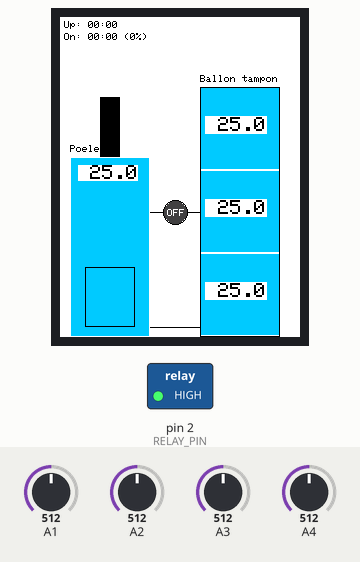
Simulated run of this program. Board: Arduino Uno, built with avr-gcc and run on an emulated ATmega328P. Parts: 240×320 colour display, switched loads named in the program (green lamp = pin HIGH). The test bench sets the inputs (shaded band); at power-on: A1 = 512, A2 = 512, A4 = 512, A3 = 512.

Above: at 1.5 s.
1.6 s: A1 set to 90
At 2.8 s:
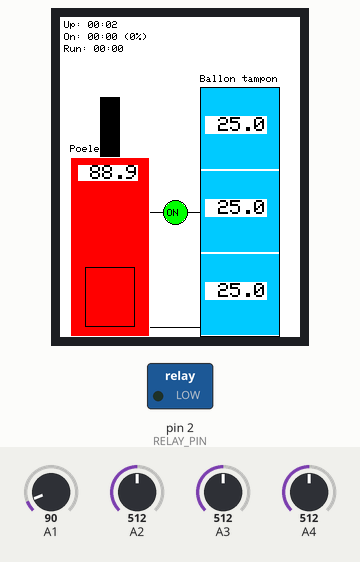
4.6 s: A2 set to 716
At 5.5 s:
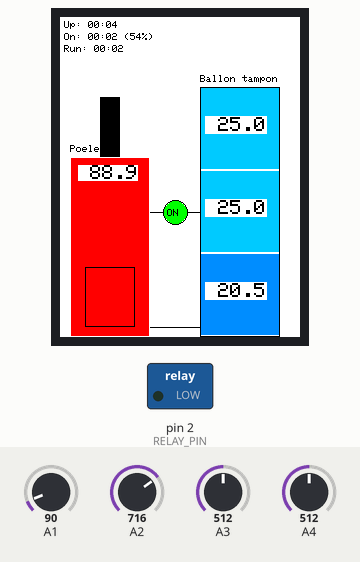
7.6 s: A4 set to 716
At 8.2 s:
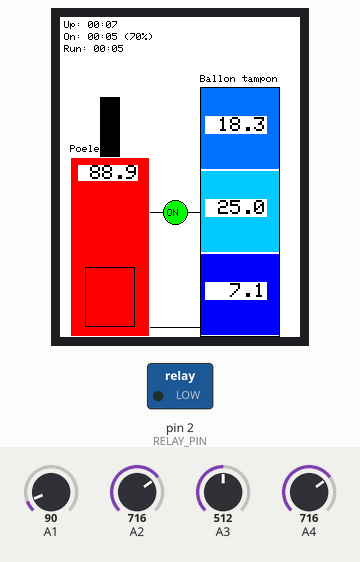
10.6 s: A1 set to 110
At 12.2 s:
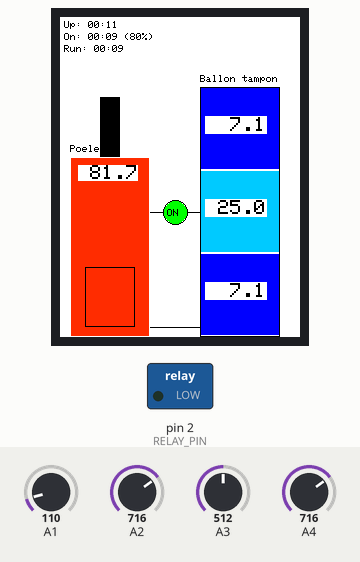
13.6 s: A4 set to 695
At 14.3 s:
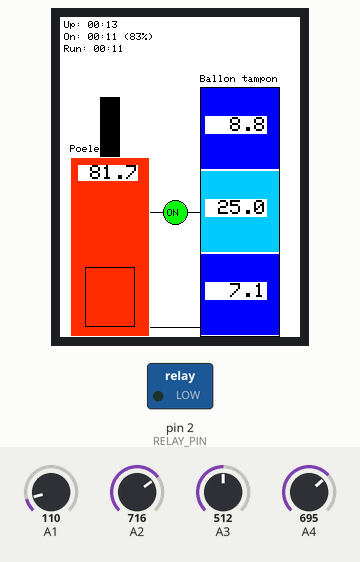
15.9 s: A4 set to 680
At 17.0 s:
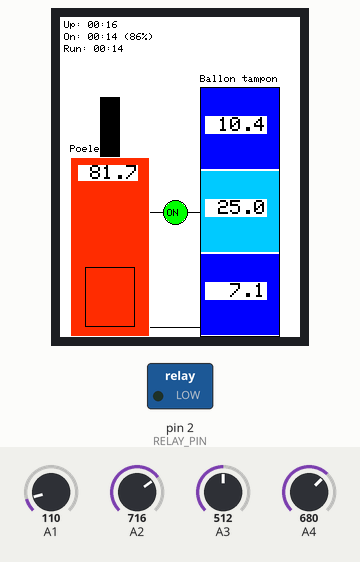
Timing chart, 0 to 18.9 s (numbered marks = the images above; inputs shaded):
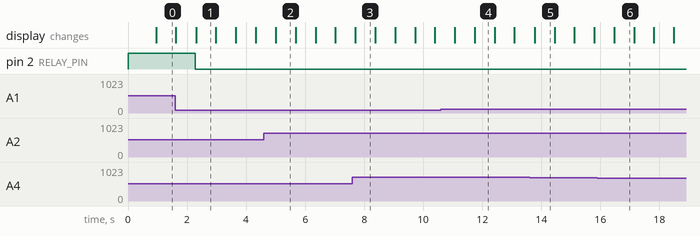

Measured:
- the behaviour switches between 681 and 680 on A4 (found by bisection; images 5 and 6)
- after the input at 1.6 s, pin 2 (RELAY_PIN): HIGH → LOW after 0.67 s; the display: first differs from a run without the input after 0.71 s (image 1)
- after the input at 4.6 s, the display: changes after 0.40 s (image 2)
- after the input at 7.6 s, the display: changes after 0.10 s (image 3)
- after the input at 10.6 s, the display: first differs from a run without the input after 1.1 s (image 4)
- after the input at 15.9 s, the display: changes after 0.57 s (image 6)
- what the display in image 2 shows lasts 0.7 s, from 5.0 s to 5.7 s

The program:

main.cpp
```cpp
#include <Arduino.h>
#include <math.h>
#include <SPI.h>
#include <Adafruit_GFX.h>
#include <Adafruit_ST7789.h>

// --- Pins capteurs ---
#define TEMPERATURE_SENSOR_STOVE               A1
#define TEMPERATURE_SENSOR_BUFFER_TANK_BOTTOM  A2
#define TEMPERATURE_SENSOR_BUFFER_TANK_MIDDLE  A3
#define TEMPERATURE_SENSOR_BUFFER_TANK_TOP     A4

// --- Relais (circulateur) ---
#define RELAY_PIN        2
#define RELAY_ACTIVE_LOW 1   // mets 0 si ton relais est actif HIGH

// --- Seuils & hystérésis ---
#define STOVE_TEMPERATURE_START_CIRCULATOR 50
#define STOVE_TEMPERATURE_HYSTERESIS       5

// --- NTC / filtrage ---
#define TEMPERATURE_NTC_B          3950
#define TEMPERATURE_RESISTOR       100000
#define TEMPERATURE_THERMISTOR     100000
#define TEMPERATURE_NOMINAL        25
#define TEMPERATURE_NB_SAMPLES     8
#define TEMPERATURE_SAMPLE_DELAY   20

// ---------------- Échelle couleurs ------------
#define TEMP_MIN_C   10.0f
#define TEMP_MAX_C   85.0f    // ajuste à 80/90 si tu veux

// Helpers couleurs 16-bits RGB565
#define RGB565(r,g,b)  ( ((r & 0xF8) << 8) | ((g & 0xFC) << 3) | ((b & 0xF8) >> 3) )

static const uint16_t COLOR_DARKGREY = RGB565(64, 64, 64); // gris foncé
//static const uint16_t COLOR_LIGHTGREY = RGB565(200, 200, 200);   // gris clair (optionnel)

// ---------------- TFT & layout ----------------
Adafruit_ST7789 tft = Adafruit_ST7789(10, 9, 8);

#define SCREEN_W 240
#define SCREEN_H 320

// Ballon
#define TANK_X 140
#define TANK_Y 70
#define TANK_W 80
#define TANK_H 250

// Poêle
#define STOVE_X 10
#define STOVE_Y 140
#define STOVE_W 80
#define STOVE_H 180
#define DOOR_W 50
#define DOOR_H 60
#define CHIMNEY_W 20
#define CHIMNEY_H 60
#define CHIMNEY_X (STOVE_X + STOVE_W/2 - CHIMNEY_W/2)
#define CHIMNEY_Y (STOVE_Y - CHIMNEY_H)

// Lignes liaison & circulateur
#define LINE_MID_Y (TANK_Y + TANK_H/2)
#define LINE_BOT_Y (TANK_Y + TANK_H - 10)
#define LINE_X1    (STOVE_X + STOVE_W)
#define LINE_X2    (TANK_X)
#define CIRC_X     ((LINE_X1 + LINE_X2) / 2)
#define CIRC_Y     (LINE_MID_Y)
#define CIRC_R     12

// --- État courant / précédent ---
float stoveTemperature, previousStoveTemperature = NAN;
float bufferTankBottomTemperature, previousBufferTankBottomTemperature = NAN;
float bufferTankMiddleTemperature, previousBufferTankMiddleTemperature = NAN;
float bufferTankTopTemperature, previousBufferTankTopTemperature = NAN;
bool isCirculatorOn, previousIsCirculatorOn = false;

// --- Durées relais (ms) ---
unsigned long relayOnStartedAtMs = 0;   // timestamp du dernier ON
unsigned long relayOnElapsedMs   = 0;   // durée courante ON (ms) si ON, sinon 0
unsigned long relayOnTotalMs     = 0;   // cumul des durées ON (ms) sur les sessions terminées

// --- Protos ---
static bool hasChanged(float oldValue, float newValue, float epsilon = 0.1f);
float getSampledTemperature(int sensor);
float getTemperature(int sensor);
void setRelay(bool on);
uint16_t tempToColor565(float t);
void drawStaticUI();
void updateStove();
void updateTank();
void updateCirculator();
void updateStatsOverlay();
static void formatMMSS(unsigned long seconds, char *out, unsigned int n);

// ------------------------------------------------------------------

void setup() {
    pinMode(RELAY_PIN, OUTPUT);
    setRelay(false); // au repos

    tft.init(SCREEN_W, SCREEN_H);
    tft.setRotation(0); // 0..3
    tft.fillScreen(ST77XX_WHITE);
    tft.setTextWrap(false);
    tft.setTextSize(1);

    drawStaticUI();
}

void loop() {
    stoveTemperature = getSampledTemperature(TEMPERATURE_SENSOR_STOVE);
    bufferTankBottomTemperature = getSampledTemperature(TEMPERATURE_SENSOR_BUFFER_TANK_BOTTOM);
    bufferTankMiddleTemperature = getSampledTemperature(TEMPERATURE_SENSOR_BUFFER_TANK_MIDDLE);
    bufferTankTopTemperature = getSampledTemperature(TEMPERATURE_SENSOR_BUFFER_TANK_TOP);

    if (!isCirculatorOn && stoveTemperature >= STOVE_TEMPERATURE_START_CIRCULATOR) {
        isCirculatorOn = true;
    } else if (isCirculatorOn && stoveTemperature <= STOVE_TEMPERATURE_START_CIRCULATOR -
               STOVE_TEMPERATURE_HYSTERESIS) {
        isCirculatorOn = false;
    }
    setRelay(isCirculatorOn);

    // --- Comptage du temps ON du relais (ms) ---
    const unsigned long now = millis();

    // front montant : OFF -> ON
    if (isCirculatorOn && !previousIsCirculatorOn) {
        relayOnStartedAtMs = now;
        relayOnElapsedMs   = 0;
    }

    // front descendant : ON -> OFF
    if (!isCirculatorOn && previousIsCirculatorOn) {
        relayOnTotalMs += (now - relayOnStartedAtMs); // ajoute la session terminée
        relayOnElapsedMs = 0;
    }

    // mise à jour continue quand ON
    if (isCirculatorOn) {
        relayOnElapsedMs = (now - relayOnStartedAtMs);
    } else {
        relayOnElapsedMs = 0;
    }

    updateStove();
    updateTank();
    updateCirculator();
    updateStatsOverlay();
}

// ------------------------------------------------------------------
// Affichage

// =================================================
// ===============   UI RENDU   ====================

void drawStaticUI() {
    // Poêle : corps
    tft.drawRect(STOVE_X, STOVE_Y, STOVE_W, STOVE_H, ST77XX_WHITE);
    // Porte
    int doorX = STOVE_X + (STOVE_W - DOOR_W) / 2;
    int doorY = STOVE_Y + STOVE_H - DOOR_H - 10;
    tft.drawRect(doorX, doorY, DOOR_W, DOOR_H, ST77XX_BLACK);
    // Cheminée
    tft.fillRect(CHIMNEY_X, CHIMNEY_Y, CHIMNEY_W, CHIMNEY_H, ST77XX_BLACK);
    // Label
    tft.setCursor(STOVE_X, STOVE_Y - 12);
    tft.setTextColor(ST77XX_BLACK, ST77XX_WHITE);
    tft.print("Poele");

    // Ballon : corps
    tft.drawRect(TANK_X, TANK_Y, TANK_W, TANK_H, ST77XX_BLACK);
    tft.setCursor(TANK_X, TANK_Y - 12);
    tft.print("Ballon tampon");

    // Lignes de liaison
    tft.drawLine(LINE_X1, LINE_MID_Y, LINE_X2, LINE_MID_Y, ST77XX_BLACK);
    tft.drawLine(LINE_X1, LINE_BOT_Y, LINE_X2, LINE_BOT_Y, ST77XX_BLACK);

    // Circulateur (disque + contour)
    tft.drawCircle(CIRC_X, CIRC_Y, CIRC_R, ST77XX_BLACK);
    tft.fillCircle(CIRC_X, CIRC_Y, CIRC_R - 1, COLOR_DARKGREY);
    tft.setCursor(CIRC_X - 8, CIRC_Y - 3);
    tft.setTextColor(ST77XX_WHITE, COLOR_DARKGREY);
    tft.print("OFF");
}

void updateStove() {
    if (hasChanged(stoveTemperature, previousStoveTemperature)) {
        // Remplir l'intérieur (moins 1 px pour garder le bord)
        uint16_t col = tempToColor565(stoveTemperature);
        tft.fillRect(STOVE_X + 1, STOVE_Y + 1, STOVE_W - 2, STOVE_H - 2, col);

        // Re-dessiner la porte par-dessus
        int doorX = STOVE_X + (STOVE_W - DOOR_W) / 2;
        int doorY = STOVE_Y + STOVE_H - DOOR_H - 10;
        tft.drawRect(doorX, doorY, DOOR_W, DOOR_H, ST77XX_BLACK);

        // Afficher la température au centre
        char buf[16];
        dtostrf(stoveTemperature, 5, 1, buf);
        tft.setTextSize(2);
        tft.setTextColor(ST77XX_BLACK, ST77XX_WHITE);
        int cx = STOVE_X + 8;
        int cy = STOVE_Y + 8;
        tft.setCursor(cx, cy);
        tft.print(buf);
        tft.setTextSize(1);

        previousStoveTemperature = stoveTemperature;
    }
}

void updateTank() {
    // Découper ballon en 3 zones (haut/milieu/bas)
    int hSec = TANK_H / 3;
    int yTop = TANK_Y;
    int yMid = TANK_Y + hSec;
    int yBot = TANK_Y + 2 * hSec;

    auto drawZone = [&](int y, float tNow, float &tPrev) {
        if (hasChanged(tNow, tPrev)) {
            uint16_t col = tempToColor565(tNow);
            tft.fillRect(TANK_X + 1, y + 1, TANK_W - 2, hSec - 2, col);

            // Texte avec fond blanc et padding 1 px
            char buf[16];
            dtostrf(tNow, 5, 1, buf);

            const int16_t textX = TANK_X + 6;
            const int16_t textY = y + 30;

            int16_t bx, by;
            uint16_t bw, bh;
            tft.setTextSize(2);
            tft.getTextBounds(buf, textX, textY, &bx, &by, &bw, &bh);
            tft.fillRect(bx - 1, by - 1, bw + 2, bh + 2, ST77XX_WHITE);

            tft.setTextColor(ST77XX_BLACK, ST77XX_WHITE);
            tft.setCursor(textX, textY);
            tft.print(buf);
            tft.setTextSize(1);

            tPrev = tNow;
        }
    };

    drawZone(yTop, bufferTankTopTemperature, previousBufferTankTopTemperature);
    drawZone(yMid, bufferTankMiddleTemperature, previousBufferTankMiddleTemperature);
    drawZone(yBot, bufferTankBottomTemperature, previousBufferTankBottomTemperature);
}

void updateCirculator() {
    if (isCirculatorOn != previousIsCirculatorOn) {
        uint16_t fill = isCirculatorOn ? ST77XX_GREEN : COLOR_DARKGREY;
        uint16_t text = isCirculatorOn ? ST77XX_BLACK : ST77XX_WHITE;
        tft.fillCircle(CIRC_X, CIRC_Y, CIRC_R - 1, fill);
        tft.setCursor(CIRC_X - (isCirculatorOn ? 8 : 10), CIRC_Y - 3);
        tft.setTextColor(text, fill);
        tft.print(isCirculatorOn ? "ON" : "OFF");
        previousIsCirculatorOn = isCirculatorOn;
    }
}


// =================================================
// ===============   Mesures   =====================

float getSampledTemperature(const int sensor) {
    float totalTemperature = 0.0f;
    for (int i = 1; i <= TEMPERATURE_NB_SAMPLES; i++) {
        totalTemperature += getTemperature(sensor);
        delay(TEMPERATURE_SAMPLE_DELAY);
    }
    return totalTemperature / TEMPERATURE_NB_SAMPLES;
}

float getTemperature(const int sensor) {
    int t = analogRead(sensor);
    if (t <= 0) { t = 1; } // évite div/0 si sonde débranchée

    // R_therm = R_fixed / (1023/t - 1)
    float rTherm = (float) TEMPERATURE_RESISTOR / (1023.0f / (float) t - 1.0f);

    // Steinhart-Hart simplifiée (Beta)
    float steinhart = rTherm / (float) TEMPERATURE_THERMISTOR;
    steinhart = logf(steinhart);
    steinhart /= (float) TEMPERATURE_NTC_B;
    steinhart += 1.0f / (TEMPERATURE_NOMINAL + 273.15f);
    steinhart = 1.0f / steinhart;
    steinhart -= 273.15f; // °C

    return steinhart;
}

// =================================================
// ===============   Utils   =======================

// Seuil de rafraîchissement pour éviter de spammer (0.1°C)
static bool hasChanged(const float oldValue, const float newValue, const float epsilon) {
    if (isnan(oldValue) || isnan(newValue)) {
        return true;
    }
    return fabsf(oldValue - newValue) >= epsilon;
}

// Bleu → Jaune → Rouge selon TEMP_MIN_C..TEMP_MAX_C
uint16_t tempToColor565(float t) {
    if (t < TEMP_MIN_C) { t = TEMP_MIN_C; }
    if (t > TEMP_MAX_C) { t = TEMP_MAX_C; }
    float k = (t - TEMP_MIN_C) / (TEMP_MAX_C - TEMP_MIN_C); // 0..1

    uint8_t r = 0, g = 0, b = 0;

    if (k < 0.25f) {
        // Bleu (0,0,255) -> Cyan (0,255,255)
        float p = k / 0.25f;            // 0..1
        r = 0;
        g = (uint8_t)(255.0f * p);
        b = 255;
    } else if (k < 0.50f) {
        // Cyan (0,255,255) -> Vert (0,255,0)
        float p = (k - 0.25f) / 0.25f;  // 0..1
        r = 0;
        g = 255;
        b = (uint8_t)(255.0f * (1.0f - p));
    } else if (k < 0.75f) {
        // Vert (0,255,0) -> Jaune (255,255,0)
        float p = (k - 0.50f) / 0.25f;  // 0..1
        r = (uint8_t)(255.0f * p);
        g = 255;
        b = 0;
    } else {
        // Jaune (255,255,0) -> Rouge (255,0,0)
        float p = (k - 0.75f) / 0.25f;  // 0..1
        r = 255;
        g = (uint8_t)(255.0f * (1.0f - p));
        b = 0;
    }
    return tft.color565(r, g, b);
}

void setRelay(bool on) {
#if RELAY_ACTIVE_LOW
    digitalWrite(RELAY_PIN, on ? LOW : HIGH);
#else
    digitalWrite(RELAY_PIN, on ? HIGH : LOW);
#endif
}

static void formatMMSS(unsigned long seconds, char *out, unsigned int n) {
    unsigned long m = seconds / 60UL;
    unsigned long s = seconds % 60UL;
    snprintf(out, n, "%02lu:%02lu", m, s);
}

void updateStatsOverlay() {
    const int x = 4;
    const int y = 4;
    const int lineH = 12;
    const int lines = 3;                 // toujours 3 lignes -> pas d'artefacts
    const int w = 150;                   // un peu plus large pour le pourcentage
    const int h = lines * lineH + 4;

    const unsigned long nowMs = millis();
    const unsigned long uptimeSec = nowMs / 1000UL;

    // temps ON total incluant la session en cours (en ms)
    const unsigned long totalOnMsInclCurrent =
        relayOnTotalMs + (isCirculatorOn ? relayOnElapsedMs : 0UL);

    // pourcentage monotone (en ms, arrondi au plus proche)
    unsigned int pct = 0U;
    if (nowMs > 0UL) {
        pct = (unsigned int)((totalOnMsInclCurrent * 100UL + (nowMs / 2UL)) / nowMs);
        if (pct > 100U) { pct = 100U; }
    }

    // fond blanc couvrant les 3 lignes (efface les anciens contenus)
    tft.fillRect(x - 2, y - 2, w, h, ST77XX_WHITE);

    // texte
    tft.setTextSize(1);
    tft.setTextColor(ST77XX_BLACK, ST77XX_WHITE);

    char buf[16];

    // Ligne 1 : Uptime total
    formatMMSS(uptimeSec, buf, sizeof(buf));
    tft.setCursor(x, y);
    tft.print("Up: ");
    tft.print(buf);

    // Ligne 2 : Total ON + %
    formatMMSS((totalOnMsInclCurrent / 1000UL), buf, sizeof(buf));
    tft.setCursor(x, y + lineH);
    tft.print("On: ");
    tft.print(buf);
    tft.print(" (");
    tft.print((int)pct);
    tft.print("%)");

    // Ligne 3 : Session courante (si ON), sinon on laisse blanc (déjà effacé)
    tft.setCursor(x, y + 2 * lineH);
    if (isCirculatorOn) {
        formatMMSS((relayOnElapsedMs / 1000UL), buf, sizeof(buf));
        tft.print("Run: ");
        tft.print(buf);
    }
}
```
